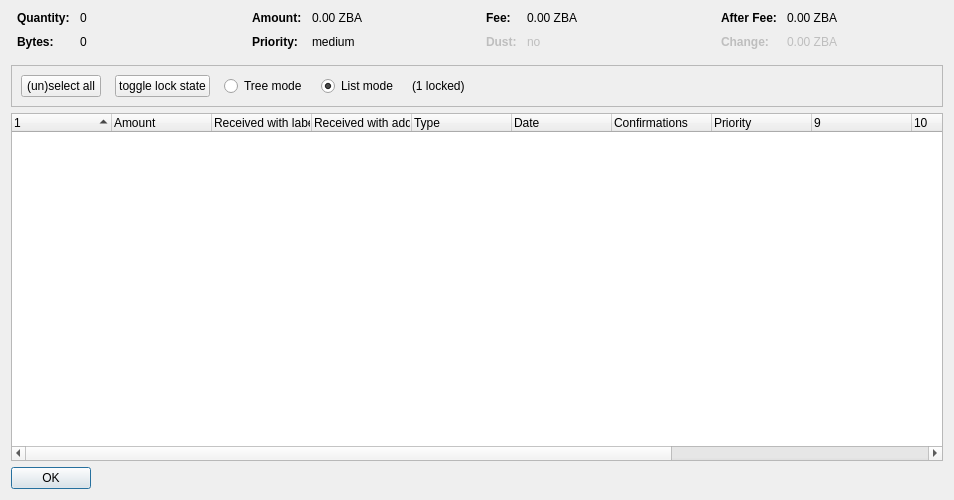
<?xml version="1.0" encoding="UTF-8"?>
<ui version="4.0">
 <class>CoinControlDialog</class>
 <widget class="QDialog" name="CoinControlDialog">
  <property name="geometry">
   <rect>
    <x>0</x>
    <y>0</y>
    <width>954</width>
    <height>500</height>
   </rect>
  </property>
  <property name="windowTitle">
   <string>Coin Selection</string>
  </property>
  <layout class="QVBoxLayout" name="verticalLayout">
   <item>
    <layout class="QHBoxLayout" name="horizontalLayoutTop" stretch="0,0,0,0">
     <property name="topMargin">
      <number>0</number>
     </property>
     <property name="bottomMargin">
      <number>10</number>
     </property>
     <item>
      <layout class="QFormLayout" name="formLayoutCoinControl1">
       <property name="horizontalSpacing">
        <number>10</number>
       </property>
       <property name="verticalSpacing">
        <number>10</number>
       </property>
       <property name="leftMargin">
        <number>6</number>
       </property>
       <property name="rightMargin">
        <number>6</number>
       </property>
       <item row="0" column="0">
        <widget class="QLabel" name="labelCoinControlQuantityText">
         <property name="font">
          <font>
           <weight>75</weight>
           <bold>true</bold>
          </font>
         </property>
         <property name="text">
          <string>Quantity:</string>
         </property>
        </widget>
       </item>
       <item row="0" column="1">
        <widget class="QLabel" name="labelCoinControlQuantity">
         <property name="cursor">
          <cursorShape>IBeamCursor</cursorShape>
         </property>
         <property name="contextMenuPolicy">
          <enum>Qt::ActionsContextMenu</enum>
         </property>
         <property name="text">
          <string notr="true">0</string>
         </property>
         <property name="textInteractionFlags">
          <set>Qt::LinksAccessibleByMouse|Qt::TextSelectableByKeyboard|Qt::TextSelectableByMouse</set>
         </property>
        </widget>
       </item>
       <item row="1" column="0">
        <widget class="QLabel" name="labelCoinControlBytesText">
         <property name="font">
          <font>
           <weight>75</weight>
           <bold>true</bold>
          </font>
         </property>
         <property name="text">
          <string>Bytes:</string>
         </property>
        </widget>
       </item>
       <item row="1" column="1">
        <widget class="QLabel" name="labelCoinControlBytes">
         <property name="cursor">
          <cursorShape>IBeamCursor</cursorShape>
         </property>
         <property name="contextMenuPolicy">
          <enum>Qt::ActionsContextMenu</enum>
         </property>
         <property name="text">
          <string notr="true">0</string>
         </property>
         <property name="textInteractionFlags">
          <set>Qt::LinksAccessibleByMouse|Qt::TextSelectableByKeyboard|Qt::TextSelectableByMouse</set>
         </property>
        </widget>
       </item>
      </layout>
     </item>
     <item>
      <layout class="QFormLayout" name="formLayoutCoinControl2">
       <property name="horizontalSpacing">
        <number>10</number>
       </property>
       <property name="verticalSpacing">
        <number>10</number>
       </property>
       <property name="leftMargin">
        <number>6</number>
       </property>
       <property name="rightMargin">
        <number>6</number>
       </property>
       <item row="0" column="0">
        <widget class="QLabel" name="labelCoinControlAmountText">
         <property name="font">
          <font>
           <weight>75</weight>
           <bold>true</bold>
          </font>
         </property>
         <property name="text">
          <string>Amount:</string>
         </property>
        </widget>
       </item>
       <item row="0" column="1">
        <widget class="QLabel" name="labelCoinControlAmount">
         <property name="cursor">
          <cursorShape>IBeamCursor</cursorShape>
         </property>
         <property name="contextMenuPolicy">
          <enum>Qt::ActionsContextMenu</enum>
         </property>
         <property name="text">
          <string notr="true">0.00 ZBA</string>
         </property>
         <property name="textInteractionFlags">
          <set>Qt::LinksAccessibleByMouse|Qt::TextSelectableByKeyboard|Qt::TextSelectableByMouse</set>
         </property>
        </widget>
       </item>
       <item row="1" column="0">
        <widget class="QLabel" name="labelCoinControlPriorityText">
         <property name="font">
          <font>
           <weight>75</weight>
           <bold>true</bold>
          </font>
         </property>
         <property name="text">
          <string>Priority:</string>
         </property>
        </widget>
       </item>
       <item row="1" column="1">
        <widget class="QLabel" name="labelCoinControlPriority">
         <property name="cursor">
          <cursorShape>IBeamCursor</cursorShape>
         </property>
         <property name="contextMenuPolicy">
          <enum>Qt::ActionsContextMenu</enum>
         </property>
         <property name="text">
          <string>medium</string>
         </property>
         <property name="textInteractionFlags">
          <set>Qt::LinksAccessibleByMouse|Qt::TextSelectableByKeyboard|Qt::TextSelectableByMouse</set>
         </property>
        </widget>
       </item>
      </layout>
     </item>
     <item>
      <layout class="QFormLayout" name="formLayoutCoinControl3">
       <property name="horizontalSpacing">
        <number>10</number>
       </property>
       <property name="verticalSpacing">
        <number>10</number>
       </property>
       <property name="leftMargin">
        <number>6</number>
       </property>
       <property name="rightMargin">
        <number>6</number>
       </property>
       <item row="0" column="0">
        <widget class="QLabel" name="labelCoinControlFeeText">
         <property name="font">
          <font>
           <weight>75</weight>
           <bold>true</bold>
          </font>
         </property>
         <property name="text">
          <string>Fee:</string>
         </property>
        </widget>
       </item>
       <item row="0" column="1">
        <widget class="QLabel" name="labelCoinControlFee">
         <property name="cursor">
          <cursorShape>IBeamCursor</cursorShape>
         </property>
         <property name="contextMenuPolicy">
          <enum>Qt::ActionsContextMenu</enum>
         </property>
         <property name="text">
          <string notr="true">0.00 ZBA</string>
         </property>
         <property name="textInteractionFlags">
          <set>Qt::LinksAccessibleByMouse|Qt::TextSelectableByKeyboard|Qt::TextSelectableByMouse</set>
         </property>
        </widget>
       </item>
       <item row="1" column="0">
        <widget class="QLabel" name="labelCoinControlLowOutputText">
         <property name="enabled">
          <bool>false</bool>
         </property>
         <property name="font">
          <font>
           <weight>75</weight>
           <bold>true</bold>
          </font>
         </property>
         <property name="text">
          <string>Dust:</string>
         </property>
        </widget>
       </item>
       <item row="1" column="1">
        <widget class="QLabel" name="labelCoinControlLowOutput">
         <property name="enabled">
          <bool>false</bool>
         </property>
         <property name="cursor">
          <cursorShape>IBeamCursor</cursorShape>
         </property>
         <property name="contextMenuPolicy">
          <enum>Qt::ActionsContextMenu</enum>
         </property>
         <property name="text">
          <string>no</string>
         </property>
         <property name="textInteractionFlags">
          <set>Qt::LinksAccessibleByMouse|Qt::TextSelectableByKeyboard|Qt::TextSelectableByMouse</set>
         </property>
        </widget>
       </item>
      </layout>
     </item>
     <item>
      <layout class="QFormLayout" name="formLayoutCoinControl4">
       <property name="horizontalSpacing">
        <number>10</number>
       </property>
       <property name="verticalSpacing">
        <number>10</number>
       </property>
       <property name="leftMargin">
        <number>6</number>
       </property>
       <property name="rightMargin">
        <number>6</number>
       </property>
       <item row="0" column="0">
        <widget class="QLabel" name="labelCoinControlAfterFeeText">
         <property name="font">
          <font>
           <weight>75</weight>
           <bold>true</bold>
          </font>
         </property>
         <property name="text">
          <string>After Fee:</string>
         </property>
        </widget>
       </item>
       <item row="0" column="1">
        <widget class="QLabel" name="labelCoinControlAfterFee">
         <property name="cursor">
          <cursorShape>IBeamCursor</cursorShape>
         </property>
         <property name="contextMenuPolicy">
          <enum>Qt::ActionsContextMenu</enum>
         </property>
         <property name="text">
          <string notr="true">0.00 ZBA</string>
         </property>
         <property name="textInteractionFlags">
          <set>Qt::LinksAccessibleByMouse|Qt::TextSelectableByKeyboard|Qt::TextSelectableByMouse</set>
         </property>
        </widget>
       </item>
       <item row="1" column="0">
        <widget class="QLabel" name="labelCoinControlChangeText">
         <property name="enabled">
          <bool>false</bool>
         </property>
         <property name="font">
          <font>
           <weight>75</weight>
           <bold>true</bold>
          </font>
         </property>
         <property name="text">
          <string>Change:</string>
         </property>
        </widget>
       </item>
       <item row="1" column="1">
        <widget class="QLabel" name="labelCoinControlChange">
         <property name="enabled">
          <bool>false</bool>
         </property>
         <property name="cursor">
          <cursorShape>IBeamCursor</cursorShape>
         </property>
         <property name="contextMenuPolicy">
          <enum>Qt::ActionsContextMenu</enum>
         </property>
         <property name="text">
          <string notr="true">0.00 ZBA</string>
         </property>
         <property name="textInteractionFlags">
          <set>Qt::LinksAccessibleByMouse|Qt::TextSelectableByKeyboard|Qt::TextSelectableByMouse</set>
         </property>
        </widget>
       </item>
      </layout>
     </item>
    </layout>
   </item>
   <item>
    <widget class="QFrame" name="frame">
     <property name="minimumSize">
      <size>
       <width>0</width>
       <height>40</height>
      </size>
     </property>
     <property name="frameShape">
      <enum>QFrame::StyledPanel</enum>
     </property>
     <property name="frameShadow">
      <enum>QFrame::Sunken</enum>
     </property>
     <layout class="QHBoxLayout" name="horizontalLayout">
      <item>
       <layout class="QHBoxLayout" name="horizontalLayoutPanel" stretch="0,0,0,0,0,0">
        <property name="spacing">
         <number>14</number>
        </property>
        <item>
         <widget class="QPushButton" name="pushButtonSelectAll">
          <property name="sizePolicy">
           <sizepolicy hsizetype="Maximum" vsizetype="Fixed">
            <horstretch>0</horstretch>
            <verstretch>0</verstretch>
           </sizepolicy>
          </property>
          <property name="text">
           <string>(un)select all</string>
          </property>
          <property name="autoDefault">
           <bool>false</bool>
          </property>
         </widget>
        </item>
        <item>
         <widget class="QPushButton" name="pushButtonToggleLock">
          <property name="sizePolicy">
           <sizepolicy hsizetype="Maximum" vsizetype="Fixed">
            <horstretch>0</horstretch>
            <verstretch>0</verstretch>
           </sizepolicy>
          </property>
          <property name="text">
           <string>toggle lock state</string>
          </property>
          <property name="autoDefault">
           <bool>false</bool>
          </property>
         </widget>
        </item>
        <item>
         <widget class="QRadioButton" name="radioTreeMode">
          <property name="sizePolicy">
           <sizepolicy hsizetype="Maximum" vsizetype="Fixed">
            <horstretch>0</horstretch>
            <verstretch>0</verstretch>
           </sizepolicy>
          </property>
          <property name="text">
           <string>Tree mode</string>
          </property>
         </widget>
        </item>
        <item>
         <widget class="QRadioButton" name="radioListMode">
          <property name="sizePolicy">
           <sizepolicy hsizetype="Maximum" vsizetype="Fixed">
            <horstretch>0</horstretch>
            <verstretch>0</verstretch>
           </sizepolicy>
          </property>
          <property name="text">
           <string>List mode</string>
          </property>
          <property name="checked">
           <bool>true</bool>
          </property>
         </widget>
        </item>
        <item>
         <widget class="QLabel" name="labelLocked">
          <property name="text">
           <string>(1 locked)</string>
          </property>
         </widget>
        </item>
        <item>
         <spacer name="horizontalSpacer">
          <property name="orientation">
           <enum>Qt::Horizontal</enum>
          </property>
          <property name="sizeHint" stdset="0">
           <size>
            <width>40</width>
            <height>20</height>
           </size>
          </property>
         </spacer>
        </item>
       </layout>
      </item>
     </layout>
    </widget>
   </item>
   <item>
    <widget class="CoinControlTreeWidget" name="treeWidget">
     <property name="contextMenuPolicy">
      <enum>Qt::CustomContextMenu</enum>
     </property>
     <property name="sortingEnabled">
      <bool>false</bool>
     </property>
     <property name="columnCount">
      <number>13</number>
     </property>
     <attribute name="headerShowSortIndicator" stdset="0">
      <bool>true</bool>
     </attribute>
     <attribute name="headerStretchLastSection">
      <bool>false</bool>
     </attribute>
     <column>
      <property name="text">
       <string/>
      </property>
     </column>
     <column>
      <property name="text">
       <string>Amount</string>
      </property>
     </column>
     <column>
      <property name="text">
       <string>Received with label</string>
      </property>
     </column>
     <column>
      <property name="text">
       <string>Received with address</string>
      </property>
     </column>
     <column>
      <property name="text">
	<string>Type</string>
      </property>
     </column>
     <column>
      <property name="text">	 
       <string>Date</string>
      </property>
     </column>
     <column>
      <property name="text">
       <string>Confirmations</string>
      </property>
      <property name="toolTip">
       <string>Confirmed</string>
      </property>
     </column>
     <column>
      <property name="text">
       <string>Priority</string>
      </property>
     </column>
     <column>
      <property name="text">
       <string/>
      </property>
     </column>
     <column>
      <property name="text">
       <string/>
      </property>
     </column>
     <column>
      <property name="text">
       <string/>
      </property>
     </column>
     <column>
      <property name="text">
       <string/>
      </property>
     </column>
     <column>
      <property name="text">
       <string/>
      </property>
     </column>
    </widget>
   </item>
   <item>
    <widget class="QDialogButtonBox" name="buttonBox">
     <property name="sizePolicy">
      <sizepolicy hsizetype="Maximum" vsizetype="Fixed">
       <horstretch>0</horstretch>
       <verstretch>0</verstretch>
      </sizepolicy>
     </property>
     <property name="orientation">
      <enum>Qt::Horizontal</enum>
     </property>
     <property name="standardButtons">
      <set>QDialogButtonBox::Ok</set>
     </property>
    </widget>
   </item>
  </layout>
 </widget>
 <customwidgets>
  <customwidget>
   <class>CoinControlTreeWidget</class>
   <extends>QTreeWidget</extends>
   <header>coincontroltreewidget.h</header>
  </customwidget>
 </customwidgets>
 <resources/>
 <connections/>
</ui>
